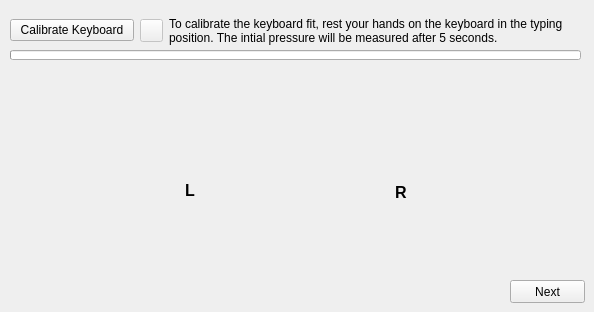
   <widget class="QWidget" name="keyboard_fit">
    <attribute name="title">
     <string>Keyboard Fit</string>
    </attribute>
    <widget class="QPushButton" name="pushButton_next_keyboard_pressure">
     <property name="geometry">
      <rect>
       <x>510</x>
       <y>280</y>
       <width>75</width>
       <height>23</height>
      </rect>
     </property>
     <property name="text">
      <string>Next</string>
     </property>
    </widget>
    <widget class="QLabel" name="label_finger_marker_lr_2">
     <property name="enabled">
      <bool>false</bool>
     </property>
     <property name="geometry">
      <rect>
       <x>155</x>
       <y>116</y>
       <width>20</width>
       <height>20</height>
      </rect>
     </property>
     <property name="text">
      <string/>
     </property>
     <property name="pixmap">
      <pixmap>red_dot.png</pixmap>
     </property>
     <property name="scaledContents">
      <bool>true</bool>
     </property>
    </widget>
    <widget class="QLabel" name="label_hand_r_2">
     <property name="geometry">
      <rect>
       <x>335</x>
       <y>118</y>
       <width>120</width>
       <height>120</height>
      </rect>
     </property>
     <property name="text">
      <string/>
     </property>
     <property name="pixmap">
      <pixmap>Hand_R.png</pixmap>
     </property>
     <property name="scaledContents">
      <bool>true</bool>
     </property>
    </widget>
    <widget class="QLabel" name="label_finger_marker_rp_2">
     <property name="enabled">
      <bool>false</bool>
     </property>
     <property name="geometry">
      <rect>
       <x>440</x>
       <y>142</y>
       <width>20</width>
       <height>20</height>
      </rect>
     </property>
     <property name="text">
      <string/>
     </property>
     <property name="pixmap">
      <pixmap>red_dot.png</pixmap>
     </property>
     <property name="scaledContents">
      <bool>true</bool>
     </property>
    </widget>
    <widget class="QLabel" name="label_finger_marker_lt_2">
     <property name="enabled">
      <bool>false</bool>
     </property>
     <property name="geometry">
      <rect>
       <x>240</x>
       <y>166</y>
       <width>20</width>
       <height>20</height>
      </rect>
     </property>
     <property name="text">
      <string/>
     </property>
     <property name="pixmap">
      <pixmap>red_dot.png</pixmap>
     </property>
     <property name="scaledContents">
      <bool>true</bool>
     </property>
    </widget>
    <widget class="QLabel" name="label_finger_marker_rm_2">
     <property name="enabled">
      <bool>false</bool>
     </property>
     <property name="geometry">
      <rect>
       <x>395</x>
       <y>108</y>
       <width>20</width>
       <height>20</height>
      </rect>
     </property>
     <property name="text">
      <string/>
     </property>
     <property name="pixmap">
      <pixmap>red_dot.png</pixmap>
     </property>
     <property name="scaledContents">
      <bool>true</bool>
     </property>
    </widget>
    <widget class="QLabel" name="label_finger_marker_rt_2">
     <property name="enabled">
      <bool>false</bool>
     </property>
     <property name="geometry">
      <rect>
       <x>330</x>
       <y>168</y>
       <width>20</width>
       <height>20</height>
      </rect>
     </property>
     <property name="text">
      <string/>
     </property>
     <property name="pixmap">
      <pixmap>red_dot.png</pixmap>
     </property>
     <property name="scaledContents">
      <bool>true</bool>
     </property>
    </widget>
    <widget class="QLabel" name="label_finger_marker_li_2">
     <property name="enabled">
      <bool>false</bool>
     </property>
     <property name="geometry">
      <rect>
       <x>205</x>
       <y>114</y>
       <width>20</width>
       <height>20</height>
      </rect>
     </property>
     <property name="text">
      <string/>
     </property>
     <property name="pixmap">
      <pixmap>red_dot.png</pixmap>
     </property>
     <property name="scaledContents">
      <bool>true</bool>
     </property>
    </widget>
    <widget class="QLabel" name="label_finger_marker_ri_2">
     <property name="enabled">
      <bool>false</bool>
     </property>
     <property name="geometry">
      <rect>
       <x>365</x>
       <y>116</y>
       <width>20</width>
       <height>20</height>
      </rect>
     </property>
     <property name="text">
      <string/>
     </property>
     <property name="pixmap">
      <pixmap>red_dot.png</pixmap>
     </property>
     <property name="scaledContents">
      <bool>true</bool>
     </property>
    </widget>
    <widget class="QLabel" name="label_finger_marker_lp_2">
     <property name="enabled">
      <bool>false</bool>
     </property>
     <property name="geometry">
      <rect>
       <x>130</x>
       <y>142</y>
       <width>20</width>
       <height>20</height>
      </rect>
     </property>
     <property name="text">
      <string/>
     </property>
     <property name="pixmap">
      <pixmap>red_dot.png</pixmap>
     </property>
     <property name="scaledContents">
      <bool>true</bool>
     </property>
    </widget>
    <widget class="QLabel" name="label_finger_marker_lm_2">
     <property name="enabled">
      <bool>false</bool>
     </property>
     <property name="geometry">
      <rect>
       <x>175</x>
       <y>108</y>
       <width>20</width>
       <height>20</height>
      </rect>
     </property>
     <property name="text">
      <string/>
     </property>
     <property name="pixmap">
      <pixmap>red_dot.png</pixmap>
     </property>
     <property name="scaledContents">
      <bool>true</bool>
     </property>
    </widget>
    <widget class="QLabel" name="label_finger_marker_rr_2">
     <property name="enabled">
      <bool>false</bool>
     </property>
     <property name="geometry">
      <rect>
       <x>415</x>
       <y>116</y>
       <width>20</width>
       <height>20</height>
      </rect>
     </property>
     <property name="text">
      <string/>
     </property>
     <property name="pixmap">
      <pixmap>red_dot.png</pixmap>
     </property>
     <property name="scaledContents">
      <bool>true</bool>
     </property>
    </widget>
    <widget class="QLabel" name="label_l_2">
     <property name="geometry">
      <rect>
       <x>185</x>
       <y>182</y>
       <width>16</width>
       <height>17</height>
      </rect>
     </property>
     <property name="font">
      <font>
       <pointsize>12</pointsize>
       <weight>75</weight>
       <bold>true</bold>
      </font>
     </property>
     <property name="text">
      <string>L</string>
     </property>
    </widget>
    <widget class="QLabel" name="label_hand_l_2">
     <property name="geometry">
      <rect>
       <x>135</x>
       <y>118</y>
       <width>120</width>
       <height>120</height>
      </rect>
     </property>
     <property name="text">
      <string/>
     </property>
     <property name="pixmap">
      <pixmap>Hand_L.png</pixmap>
     </property>
     <property name="scaledContents">
      <bool>true</bool>
     </property>
    </widget>
    <widget class="QLabel" name="label_r_2">
     <property name="geometry">
      <rect>
       <x>395</x>
       <y>184</y>
       <width>16</width>
       <height>17</height>
      </rect>
     </property>
     <property name="font">
      <font>
       <pointsize>12</pointsize>
       <weight>75</weight>
       <bold>true</bold>
      </font>
     </property>
     <property name="text">
      <string>R</string>
     </property>
    </widget>
    <widget class="QWidget" name="horizontalLayoutWidget_10">
     <property name="geometry">
      <rect>
       <x>10</x>
       <y>10</y>
       <width>571</width>
       <height>41</height>
      </rect>
     </property>
     <layout class="QHBoxLayout" name="horizontalLayout_10">
      <item>
       <widget class="QPushButton" name="pushButton_calibrate_keyboard_pressure">
        <property name="maximumSize">
         <size>
          <width>151</width>
          <height>16777215</height>
         </size>
        </property>
        <property name="text">
         <string>Calibrate Keyboard</string>
        </property>
       </widget>
      </item>
      <item>
       <widget class="QPushButton" name="pushButton_export_keyboard_pressure">
        <property name="enabled">
         <bool>false</bool>
        </property>
        <property name="sizePolicy">
         <sizepolicy hsizetype="Fixed" vsizetype="Fixed">
          <horstretch>0</horstretch>
          <verstretch>0</verstretch>
         </sizepolicy>
        </property>
        <property name="maximumSize">
         <size>
          <width>23</width>
          <height>23</height>
         </size>
        </property>
        <property name="text">
         <string/>
        </property>
        <property name="icon">
         <iconset>
          <normaloff>Export.png</normaloff>Export.png</iconset>
        </property>
       </widget>
      </item>
      <item>
       <widget class="QLabel" name="label_29">
        <property name="sizePolicy">
         <sizepolicy hsizetype="Fixed" vsizetype="Preferred">
          <horstretch>0</horstretch>
          <verstretch>0</verstretch>
         </sizepolicy>
        </property>
        <property name="minimumSize">
         <size>
          <width>412</width>
          <height>0</height>
         </size>
        </property>
        <property name="text">
         <string>To calibrate the keyboard fit, rest your hands on the keyboard in the typing position. The intial pressure will be measured after 5 seconds.</string>
        </property>
        <property name="wordWrap">
         <bool>true</bool>
        </property>
       </widget>
      </item>
     </layout>
    </widget>
    <widget class="QProgressBar" name="progressBar_keyboard_pressure">
     <property name="geometry">
      <rect>
       <x>10</x>
       <y>50</y>
       <width>571</width>
       <height>10</height>
      </rect>
     </property>
     <property name="value">
      <number>0</number>
     </property>
     <property name="textVisible">
      <bool>false</bool>
     </property>
    </widget>
    <zorder>label_finger_marker_li_2</zorder>
    <zorder>label_finger_marker_lm_2</zorder>
    <zorder>label_finger_marker_lp_2</zorder>
    <zorder>label_finger_marker_lr_2</zorder>
    <zorder>label_finger_marker_lt_2</zorder>
    <zorder>label_finger_marker_rm_2</zorder>
    <zorder>label_finger_marker_rp_2</zorder>
    <zorder>label_finger_marker_ri_2</zorder>
    <zorder>label_finger_marker_rt_2</zorder>
    <zorder>label_finger_marker_rr_2</zorder>
    <zorder>label_hand_r_2</zorder>
    <zorder>label_hand_l_2</zorder>
    <zorder>pushButton_next_keyboard_pressure</zorder>
    <zorder>label_l_2</zorder>
    <zorder>label_r_2</zorder>
    <zorder>horizontalLayoutWidget_10</zorder>
    <zorder>progressBar_keyboard_pressure</zorder>
   </widget>
